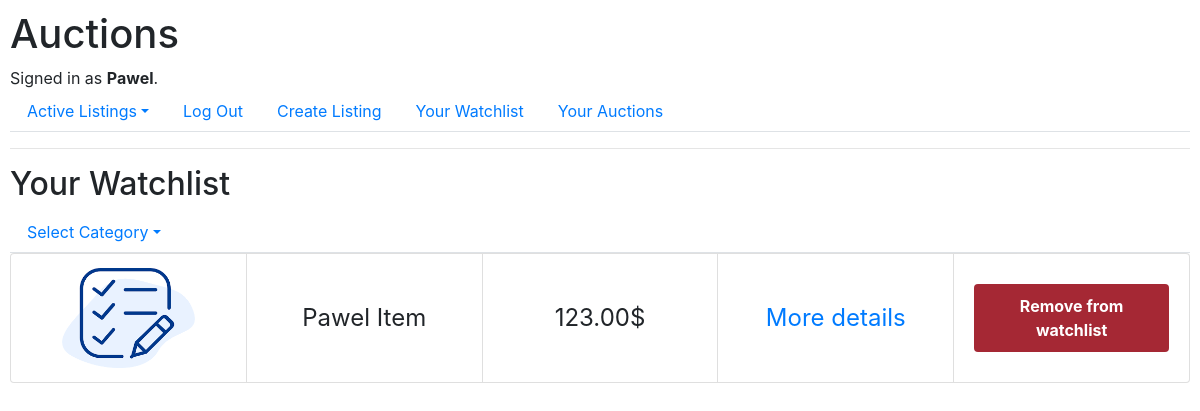
Screenshot of /watchlist (signed in) with the database file from the repository.
### auctions/models.py (models this page shows, shortened)
class User(AbstractUser):
    def __str__(self):
        return f"{self.username}"

class Auction(models.Model):
    title = models.CharField(max_length=64)
    description = models.CharField(max_length=300)
    current_bid = models.DecimalField(max_digits=15, decimal_places=2)
    created_date = models.DateTimeField(auto_now_add=True)
    image = models.ImageField(upload_to="images/auctions/", default=get_default_image_path)
    category = models.ForeignKey(Category, on_delete=models.CASCADE, related_name="auctionCategory")
    author = models.ForeignKey(User, on_delete=models.CASCADE, related_name="auctionAutor")
    is_active = models.BooleanField(default=True)
    winner = models.ForeignKey(User, on_delete=models.CASCADE, null=True, default = None, related_name="auctionBuyer")
    confirmed = models.BooleanField(default=False)

### auctions/views.py (the view)
# urls.py: path("watchlist", views.watchlist, name="watchlist"),
@login_required
def watchlist(request, category_id = 0):
    clicked = []
    winner_auctions = Auction.objects.filter(confirmed = False, winner =  request.user)
    categories = Category.objects.all()
    if category_id:
        listings = Auction.objects.filter(category_id=category_id, is_active=True)
    else:
        listings = Auction.objects.filter(is_active=True)
    clicked = [offer.id for offer in WatchList.objects.get(user = request.user).offer.all()]
    return render(request, "auctions/watchlist.html",{
        "listings": listings.filter(Q(id__in=clicked)),
        "clicked": clicked,
        "categories": categories,
        "winner_auctions": winner_auctions
    })

### auctions/templates/auctions/watchlist.html (shortened to what this page needs)
{% extends "auctions/layout.html" %}
{% block body %}
    <h2>Your Watchlist</h2>
    <ul class="nav nav-tabs">
        <li class="nav-item dropdown">
            <a class="nav-link dropdown-toggle" data-bs-toggle="dropdown" href="{% url 'index' %}" role="button" aria-expanded="false">Select Category</a>
        </li>
    </ul>
    {% for listing in listings %}
        {% include "auctions/activeListing.html" %}
    {% endfor %}
{% endblock %}

### auctions/templates/auctions/layout.html (shortened to what this page needs)
{% load static %}
<!DOCTYPE html>
<html lang="en">
    <head>
        <link rel="stylesheet" href="https://stackpath.bootstrapcdn.com/bootstrap/4.4.1/css/bootstrap.min.css">
        <link href="{% static 'auctions/styles.css' %}" rel="stylesheet">
    </head>
    <body>
        <h1>Auctions</h1>
        <div>
            {% if user.is_authenticated %}
                Signed in as <strong>{{ user.username }}</strong>.
            {% else %}
                Not signed in.
            {% endif %}
        </div>
        <ul class="nav nav-tabs">
            <li class="nav-item dropdown">
                <a class="nav-link dropdown-toggle" data-bs-toggle="dropdown" href="{% url 'index' %}" role="button" aria-expanded="false">Active Listings</a>
            </li>
            {% if user.is_authenticated %}
                <li class="nav-item">
                    <a class="nav-link" href="{% url 'logout' %}">Log Out</a>
                </li>
                <li class="nav-item">
                    <a class="nav-link" href="{% url 'addListing' %}">Create Listing</a>
                </li>
                <li class="nav-item">
                    <a class="nav-link" href="{% url 'watchlist' %}">Your Watchlist</a>
                </li>
                <li class="nav-item">
                    <a class="nav-link" href="{% url 'user_offers' user.username %}">Your Auctions</a>
                </li>
            {% endif %}
        </ul>
        <hr>
        {% block body %}
        {% endblock %}
    </body>
</html>

### auctions/templates/auctions/activeListing.html (shortened to what this page needs)
<div class="product">
    <ul class="list-group list-group-horizontal">
        <li class="list-group-item"><img src="{{ listing.image.url }}" alt="Obrazek"></li>
        <li class="list-group-item">{{ listing.title }}</li>
        <li class="list-group-item">{{ listing.current_bid }}$</li>
        <li class="list-group-item"><a href="{% url 'product' listing.id %}">More details</a></li>
        {% if user.is_authenticated %}
        <li class="list-group-item">
            <form method="post" action="{% url 'add_to_watchlist' listing.id %}">
                <button type="submit" class="{% if listing.id in clicked %}buttonChecked{% else %}buttonNotChecked{% endif %}">
                    {% if listing.id in clicked %}Remove from watchlist{% else %}Add to watchlist{% endif %}
                </button>
            </form>
        </li>
        {% endif %}
    </ul>
</div>

### auctions/static/auctions/styles.css (style rules this page uses)
body { padding: 10px; }
.list-group-item img { height: 100px; max-width: 100%; }
.product { list-style: none; padding: 0; margin: 0; display: flex; justify-content: center; align-items: center; }
.list-group { display: flex; justify-content: center; align-items: stretch; width: 100%; height: 130px; }
.list-group-item { flex: 1; display: flex; flex-direction: column; justify-content: center; align-items: center; text-align: center; font-size: x-large; }
.buttonChecked { display: inline-block; padding: 10px 20px; background-color: #a52834; color: white; font-size: 16px; font-weight: bold; text-decoration: none; border-radius: 4px; border: none; }

### rows the page displays
User: username "Pawel"
Auction: image (placeholder picture), title "Pawel Item", current_bid "123.00", shows "Remove from watchlist"
